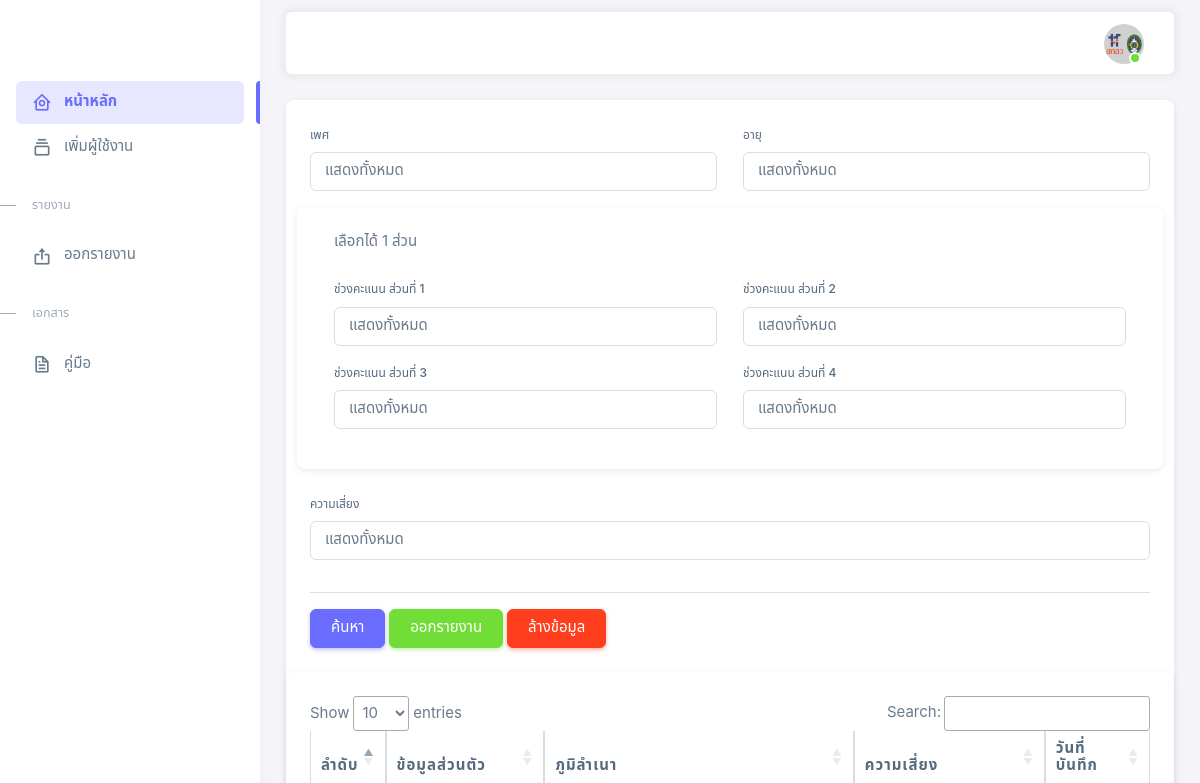
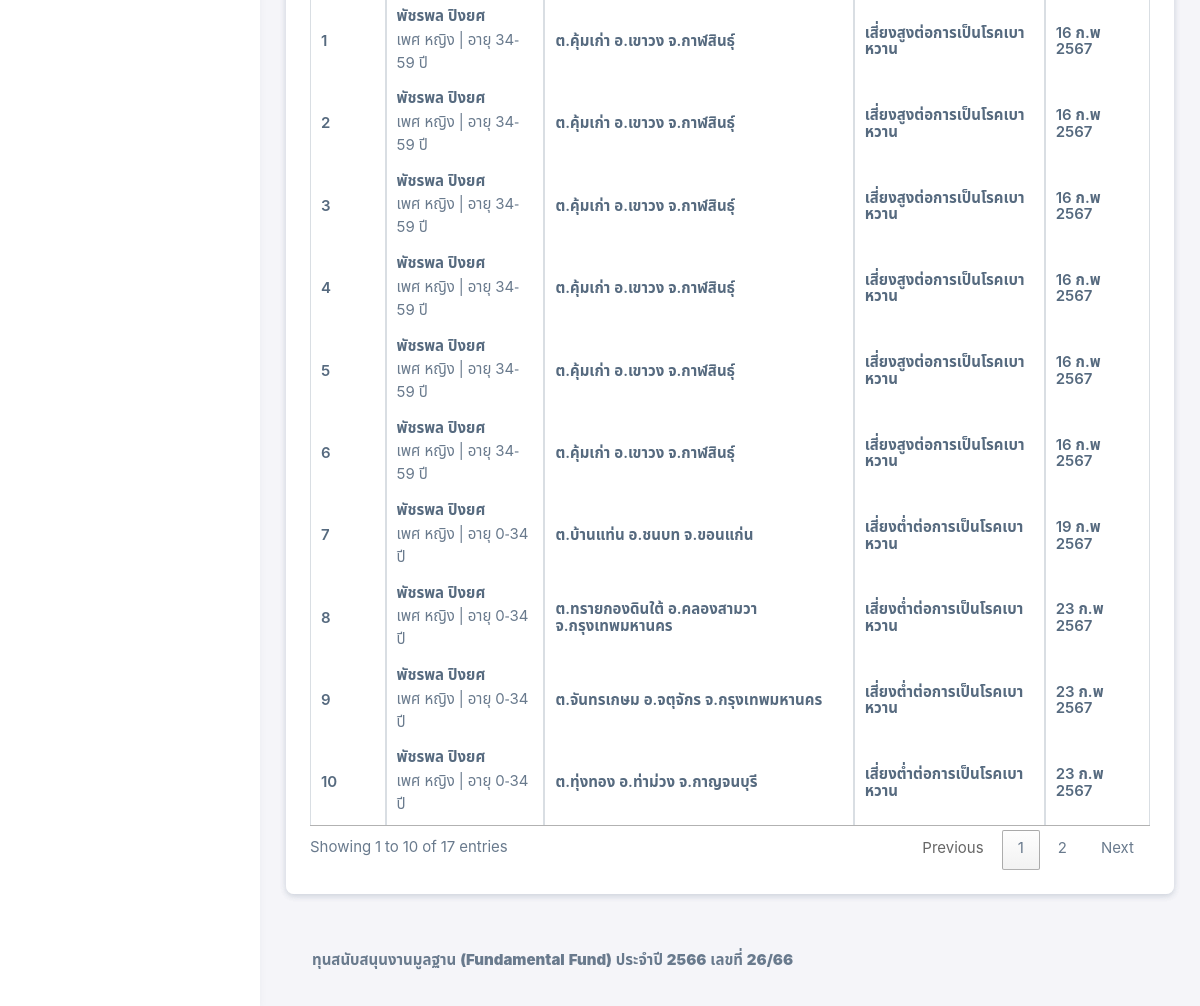
The app's page /support/report.php (signed in) with its own data (2 pictures, top to bottom).
### tables this page shows
CREATE TABLE `form_4` (
  `form_4_id` int(11) NOT NULL,
  `sex` varchar(255) DEFAULT NULL COMMENT 'เพศ',
  `age` varchar(255) DEFAULT NULL COMMENT 'อายุ',
  `status` varchar(255) DEFAULT NULL COMMENT 'สถานภาพ',
  `study` varchar(255) DEFAULT NULL COMMENT 'ระดับการศึกษา',
  `fullname` varchar(255) NOT NULL,
  `tel` varchar(255) NOT NULL,
  `address` varchar(255) NOT NULL,
  `province_name` varchar(255) NOT NULL,
  `district_name` varchar(255) NOT NULL,
  `subdistrict_name` varchar(255) NOT NULL,
  `height` varchar(255) DEFAULT NULL COMMENT 'ส่วนสูง',
  `weight` varchar(255) DEFAULT NULL COMMENT 'น้ำหนัก',
  `bmi` varchar(255) DEFAULT NULL COMMENT 'ดัชนีมวลกาย (BMI)',
  `bmiScore` varchar(255) NOT NULL,
  `pressureup` varchar(255) DEFAULT NULL COMMENT 'ระดับความดันโลหิตตัวบน',
  `pressureupScore` varchar(255) NOT NULL,
  `pressuredown` varchar(255) DEFAULT NULL COMMENT 'ระดับความดันโลหิตตัวล่าง',
  `waistline` varchar(255) DEFAULT NULL COMMENT 'รอบเอว ชาย/หญิง',
  `waistlineScore` varchar(255) NOT NULL,
  `fat` varchar(255) DEFAULT NULL COMMENT 'ระดับไขมัน HDL ในเลือด (mg/dL)',
  `fatblood` varchar(255) DEFAULT NULL COMMENT 'ระดับไขมันไตรกลีเซอไรด์ในเลือด (mg/dL)',
  `fatbloodScore` varchar(255) NOT NULL,
  `bloodlevel` varchar(255) DEFAULT NULL COMMENT 'ระดับน้ำตาลในเลือดหลังอดอาหาร 6-8 ชั่วโมง',
  `bloodlevelScore` varchar(255) NOT NULL,
  `pregnant` varchar(255) DEFAULT NULL COMMENT 'มีประวัติเป็นเบาหวานขณะตั้งครรภ์',
  `pregnantScore` varchar(255) NOT NULL,
  `ovary` varchar(255) DEFAULT NULL COMMENT 'มีประวัติเป็นโรคความดันโลหิตสูง',
  `section1` varchar(255) DEFAULT NULL COMMENT 'ท่านรับประทานอาหารครบ 3 มื้อ',
  `section2` varchar(255) DEFAULT NULL COMMENT 'ท่านชอบเติมเครื่องปรุงรสชาติอาหารให้มีรสหวานเสมอ เช่น น้ำตาล ผงชูรส ก้อนปรุงรส ซอส',
  `section3` varchar(255) DEFAULT NULL COMMENT 'ท่านรับประทานอาหารว่างระหว่างมื้อนอกเหนือจากอาหารมื้อหลัก 3 มื้อต่อวัน',
  `section4` varchar(255) DEFAULT NULL COMMENT 'ท่านรับประทานขัดสี ข้าวเหนียว ขนมปังสีขาว',
  `section5` varchar(255) DEFAULT NULL COMMENT 'ท่านรับประทานเส้นก๋วยเตี๋ยว ได้แก่ เส้นเล็ก เส้นใหญ่ บะหมี่เส้นเหลือง',
  `section6` varchar(255) DEFAULT NULL COMMENT 'ท่านรับประทานผลไม้อย่างไม่จำกัดปริมาณ',
  `section7` varchar(255) DEFAULT NULL COMMENT 'ท่านรับประทานอาหารมัน อาหารทอด แกงกะ',
  `section8` varchar(255) DEFAULT NULL COMMENT 'ท่านดื่มเครื่องดื่มประเภท น้ำหวาน น้ำชา กาแฟ น้ำอัดลม ที่รสชาติหวาน',
  `foodScore` varchar(255) NOT NULL,
  `section9` varchar(255) DEFAULT NULL COMMENT 'ท่านออกกำลังกายประเภทแอโรบิก เช่น การวิ่งเหยาะ ๆ ว่ายน้ำ  แบดมินตัน ฟุตบอล เต้นแอโรบิก',
  `section10` varchar(255) DEFAULT NULL COMMENT 'ระยะเวลาในแต่และครั้งที่ออกกำลังกาย',
  `section11` varchar(255) DEFAULT NULL COMMENT 'ความถี่ของการออกกำลังกาย',
  `exerciseScore` varchar(255) NOT NULL,
  `section12` varchar(255) DEFAULT NULL COMMENT 'ท่านสูบบุหรี่หรือไม่',
  `cigaretteScore` varchar(255) NOT NULL,
  `section13` varchar(255) DEFAULT NULL COMMENT 'ปริมาณการสูบบุหรี่',
  `section14` varchar(255) DEFAULT NULL COMMENT 'บุคคลใกล้ชิดของท่านเคยสูบบุหรี่หรือไม่',
  `section15` varchar(255) DEFAULT NULL COMMENT 'ท่านดื่มเครื่องดื่มแอลกอฮอล์หรือไม่',
  `alcoholScore` varchar(255) NOT NULL,
  `section16` varchar(255) DEFAULT NULL COMMENT 'ชนิดของเครื่องดื่มแอลกอฮอล์ที่ดื่มเป็นประจำ',
  `section17` varchar(255) DEFAULT NULL COMMENT 'ปริมาณการดื่มต่อครั้ง',
  `section18` varchar(255) DEFAULT NULL COMMENT 'ท่านมีญาติเป็นโรคเบาหวานหรือไม่ ',
  `section19` varchar(255) DEFAULT NULL COMMENT 'ยีน CDKN2A/2B (rs10811661)',
  `section20` varchar(255) DEFAULT NULL COMMENT 'ยีน TCF7L2 (rs7903146)',
  `section21` varchar(255) DEFAULT NULL COMMENT ' ยีน KCNQ1 (rs2237892)',
  `score_form1` varchar(255) NOT NULL COMMENT 'คะแนนส่วน 1',
  `score_form2` varchar(255) NOT NULL COMMENT 'คะแนนส่วน 2',
  `score_form3` varchar(255) NOT NULL COMMENT 'คะแนนส่วน 3',
  `score_form4` varchar(255) NOT NULL COMMENT 'คะแนนส่วน 4',
  `finishscore` varchar(255) DEFAULT NULL COMMENT 'คะแนนรวม',
  `finishscore_TH` varchar(255) NOT NULL,
  `dateCreate` timestamp NOT NULL DEFAULT current_timestamp() ON UPDATE current_timestamp()
);

### support/report.php (the view, shortened to what the rows shown need)
<!DOCTYPE html>
<html lang="en" class="light-style layout-menu-fixed" dir="ltr" data-theme="theme-default" data-assets-path="../assets/" data-template="vertical-menu-template-free">
<?php
include('support_cont/head.php');
?>
<body>
    <div class="layout-wrapper layout-content-navbar">
        <div class="layout-container">
            <div class="layout-page">
                <div class="content-wrapper">
                    <div class="container-xxl flex-grow-1 container-p-y">
                        <div class="row">
                            <div class="col-lg-12 mb-4 order-0">
                                <div class="col-xl">
                                    <div class="card mb-4">
                                                                <?php
                                                                require_once 'support_cont/connection.php';
                                                                ?>
                                        <div class="col-lg-12 d-flex align-items-stretch">
                                            <div class="card w-100">
                                                <div class="card-body p-4">
                                                    <div class="table-responsive">
                                                        <?php
                                                        $sql = "SELECT * FROM form_4 WHERE 1=1";
                                                        $sql .= " ORDER BY dateCreate ASC";
                                                        $stmt = $conn->prepare($sql);
                                                        $stmt->execute();
                                                        $results = $stmt->fetchAll(PDO::FETCH_ASSOC);
                                                        if (count($results) > 0) {
                                                        ?>
                                                            <table id="myTable1" class="table table-bordered">
                                                                <thead class="text-dark fs-4">
                                                                    <tr>
                                                                        <th class="border-bottom-0">
                                                                            <h6 class="fw-semibold mb-0">ลำดับ</h6>
                                                                        </th>
                                                                        <th class="border-bottom-0">
                                                                            <h6 class="fw-semibold mb-0">ข้อมูลส่วนตัว</h6>
                                                                        </th>
                                                                        <th class="border-bottom-0">
                                                                            <h6 class="fw-semibold mb-0">ภูมิลำเนา</h6>
                                                                        </th>
                                                                        <th class="border-bottom-0">
                                                                            <h6 class="fw-semibold mb-0">ความเสี่ยง</h6>
                                                                        </th>
                                                                        <th class="border-bottom-0">
                                                                            <h6 class="fw-semibold mb-0">วันที่บันทึก</h6>
                                                                        </th>
                                                                    </tr>
                                                                </thead>
                                                                <tbody>
                                                                    <?php
                                                                    $startIndex = 1;
                                                                    foreach ($results as $row) :
                                                                    ?>
                                                                        <tr>
                                                                            <td class="border-bottom-0">
                                                                                <h6 class="fw-semibold mb-0"><?= $startIndex++; ?></h6>
                                                                            </td>
                                                                            <td class="border-bottom-0">
                                                                                <h6 class="fw-semibold mb-1"> <?= $row['fullname']; ?> </h6>
                                                                                <span class="fw-normal">เพศ <?= $row['sex']; ?> | อายุ <?= $row['age']; ?></span>
                                                                            </td>
                                                                            <td class="border-bottom-0">
                                                                                <h6 class="fw-semibold mb-0">ต.<?= $row['subdistrict_name']; ?> อ.<?= $row['district_name']; ?> จ.<?= $row['province_name']; ?></h6>
                                                                            </td>
                                                                            <td class="border-bottom-0">
                                                                                <h6 class="fw-semibold mb-0"><?= $row['finishscore_TH']; ?></h6>
                                                                            </td>
                                                                            <td class="border-bottom-0">
                                                                                <h6 class="fw-semibold mb-0"><?= thai_date($row['dateCreate']); ?></h6>
                                                                            </td>
                                                                        </tr>
                                                                    <?php endforeach; ?>
                                                                </tbody>
                                                            </table>
                                                        <?php
                                                        } else {
                                                            echo "No data found.";
                                                        }
                                                        ?>
                                                    </div>
                                                </div>
                                            </div>
                                        </div>
                                    </div>
                                </div>
                            </div>
                        </div>
                    </div>
                </div>
            </div>
            <?php
            function thai_date($date)
            {
                $months = [
                    'ม.ค', 'ก.พ', 'มี.ค', 'เม.ย', 'พ.ค', 'มิ.ย',
                    'ก.ค', 'ส.ค', 'ก.ย', 'ต.ค', 'พ.ย', 'ธ.ค'
                ];
                $timestamp = strtotime($date);
                $thai_year = date(' Y', $timestamp) + 543;
                $thai_date = date('j ', $timestamp) . $months[date('n', $timestamp) - 1] . ' ' . $thai_year;
                return $thai_date;
            }
            ?>
            <link rel="stylesheet" type="text/css" href="https://cdn.datatables.net/1.10.21/css/jquery.dataTables.min.css" />
</body>
</html>

### records on screen
form_4: fullname "พัชรพล ปิงยศ", sex "หญิง", age "34-59 ปี", subdistrict_name "คุ้มเก่า", district_name "เขาวง", province_name "กาฬสินธุ์", finishscore_TH "เสี่ยงสูงต่อการเป็นโรคเบาหวาน", dateCreate "16 ก.พ 2567"
form_4: fullname "พัชรพล ปิงยศ", sex "หญิง", age "34-59 ปี", subdistrict_name "คุ้มเก่า", district_name "เขาวง", province_name "กาฬสินธุ์", finishscore_TH "เสี่ยงสูงต่อการเป็นโรคเบาหวาน", dateCreate "16 ก.พ 2567"
form_4: fullname "พัชรพล ปิงยศ", sex "หญิง", age "34-59 ปี", subdistrict_name "คุ้มเก่า", district_name "เขาวง", province_name "กาฬสินธุ์", finishscore_TH "เสี่ยงสูงต่อการเป็นโรคเบาหวาน", dateCreate "16 ก.พ 2567"
form_4: fullname "พัชรพล ปิงยศ", sex "หญิง", age "34-59 ปี", subdistrict_name "คุ้มเก่า", district_name "เขาวง", province_name "กาฬสินธุ์", finishscore_TH "เสี่ยงสูงต่อการเป็นโรคเบาหวาน", dateCreate "16 ก.พ 2567"
form_4: fullname "พัชรพล ปิงยศ", sex "หญิง", age "34-59 ปี", subdistrict_name "คุ้มเก่า", district_name "เขาวง", province_name "กาฬสินธุ์", finishscore_TH "เสี่ยงสูงต่อการเป็นโรคเบาหวาน", dateCreate "16 ก.พ 2567"
form_4: fullname "พัชรพล ปิงยศ", sex "หญิง", age "34-59 ปี", subdistrict_name "คุ้มเก่า", district_name "เขาวง", province_name "กาฬสินธุ์", finishscore_TH "เสี่ยงสูงต่อการเป็นโรคเบาหวาน", dateCreate "16 ก.พ 2567"
form_4: fullname "พัชรพล ปิงยศ", sex "หญิง", age "0-34 ปี", subdistrict_name "บ้านแท่น", district_name "ชนบท", province_name "ขอนแก่น", finishscore_TH "เสี่ยงต่ำต่อการเป็นโรคเบาหวาน", dateCreate "19 ก.พ 2567"
form_4: fullname "พัชรพล ปิงยศ", sex "หญิง", age "0-34 ปี", subdistrict_name "ทรายกองดินใต้", district_name "คลองสามวา", province_name "กรุงเทพมหานคร", finishscore_TH "เสี่ยงต่ำต่อการเป็นโรคเบาหวาน", dateCreate "23 ก.พ 2567"
form_4: fullname "พัชรพล ปิงยศ", sex "หญิง", age "0-34 ปี", subdistrict_name "จันทรเกษม", district_name "จตุจักร", province_name "กรุงเทพมหานคร", finishscore_TH "เสี่ยงต่ำต่อการเป็นโรคเบาหวาน", dateCreate "23 ก.พ 2567"
form_4: fullname "พัชรพล ปิงยศ", sex "หญิง", age "0-34 ปี", subdistrict_name "ทุ่งทอง", district_name "ท่าม่วง", province_name "กาญจนบุรี", finishscore_TH "เสี่ยงต่ำต่อการเป็นโรคเบาหวาน", dateCreate "23 ก.พ 2567"
